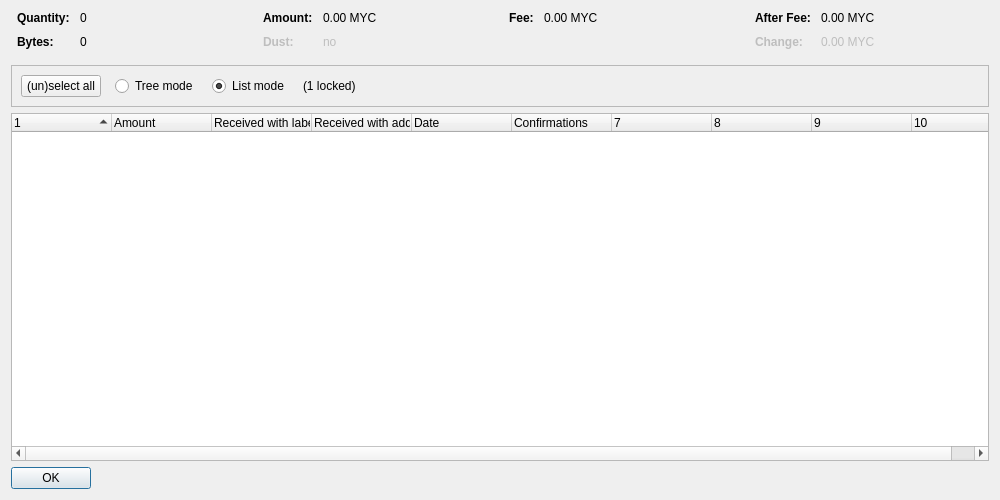
<?xml version="1.0" encoding="UTF-8"?>
<ui version="4.0">
 <class>CoinControlDialog</class>
 <widget class="QDialog" name="CoinControlDialog">
  <property name="geometry">
   <rect>
    <x>0</x>
    <y>0</y>
    <width>1000</width>
    <height>500</height>
   </rect>
  </property>
  <property name="windowTitle">
   <string>Coin Selection</string>
  </property>
  <layout class="QVBoxLayout" name="verticalLayout">
   <item>
    <layout class="QHBoxLayout" name="horizontalLayoutTop" stretch="0,0,0,0">
     <property name="topMargin">
      <number>0</number>
     </property>
     <property name="bottomMargin">
      <number>10</number>
     </property>
     <item>
      <layout class="QFormLayout" name="formLayoutCoinControl1">
       <property name="horizontalSpacing">
        <number>10</number>
       </property>
       <property name="verticalSpacing">
        <number>10</number>
       </property>
       <property name="leftMargin">
        <number>6</number>
       </property>
       <property name="rightMargin">
        <number>6</number>
       </property>
       <item row="0" column="0">
        <widget class="QLabel" name="labelCoinControlQuantityText">
         <property name="font">
          <font>
           <weight>75</weight>
           <bold>true</bold>
          </font>
         </property>
         <property name="text">
          <string>Quantity:</string>
         </property>
        </widget>
       </item>
       <item row="0" column="1">
        <widget class="QLabel" name="labelCoinControlQuantity">
         <property name="cursor">
          <cursorShape>IBeamCursor</cursorShape>
         </property>
         <property name="contextMenuPolicy">
          <enum>Qt::ActionsContextMenu</enum>
         </property>
         <property name="text">
          <string notr="true">0</string>
         </property>
         <property name="textInteractionFlags">
          <set>Qt::LinksAccessibleByMouse|Qt::TextSelectableByKeyboard|Qt::TextSelectableByMouse</set>
         </property>
        </widget>
       </item>
       <item row="1" column="0">
        <widget class="QLabel" name="labelCoinControlBytesText">
         <property name="font">
          <font>
           <weight>75</weight>
           <bold>true</bold>
          </font>
         </property>
         <property name="text">
          <string>Bytes:</string>
         </property>
        </widget>
       </item>
       <item row="1" column="1">
        <widget class="QLabel" name="labelCoinControlBytes">
         <property name="cursor">
          <cursorShape>IBeamCursor</cursorShape>
         </property>
         <property name="contextMenuPolicy">
          <enum>Qt::ActionsContextMenu</enum>
         </property>
         <property name="text">
          <string notr="true">0</string>
         </property>
         <property name="textInteractionFlags">
          <set>Qt::LinksAccessibleByMouse|Qt::TextSelectableByKeyboard|Qt::TextSelectableByMouse</set>
         </property>
        </widget>
       </item>
      </layout>
     </item>
     <item>
      <layout class="QFormLayout" name="formLayoutCoinControl2">
       <property name="horizontalSpacing">
        <number>10</number>
       </property>
       <property name="verticalSpacing">
        <number>10</number>
       </property>
       <property name="leftMargin">
        <number>6</number>
       </property>
       <property name="rightMargin">
        <number>6</number>
       </property>
       <item row="0" column="0">
        <widget class="QLabel" name="labelCoinControlAmountText">
         <property name="font">
          <font>
           <weight>75</weight>
           <bold>true</bold>
          </font>
         </property>
         <property name="text">
          <string>Amount:</string>
         </property>
        </widget>
       </item>
       <item row="0" column="1">
        <widget class="QLabel" name="labelCoinControlAmount">
         <property name="cursor">
          <cursorShape>IBeamCursor</cursorShape>
         </property>
         <property name="contextMenuPolicy">
          <enum>Qt::ActionsContextMenu</enum>
         </property>
         <property name="text">
          <string notr="true">0.00 MYC</string>
         </property>
         <property name="textInteractionFlags">
          <set>Qt::LinksAccessibleByMouse|Qt::TextSelectableByKeyboard|Qt::TextSelectableByMouse</set>
         </property>
        </widget>
       </item>
       <item row="1" column="0">
        <widget class="QLabel" name="labelCoinControlLowOutputText">
         <property name="enabled">
          <bool>false</bool>
         </property>
         <property name="font">
          <font>
           <weight>75</weight>
           <bold>true</bold>
          </font>
         </property>
         <property name="text">
          <string>Dust:</string>
         </property>
        </widget>
       </item>
       <item row="1" column="1">
        <widget class="QLabel" name="labelCoinControlLowOutput">
         <property name="enabled">
          <bool>false</bool>
         </property>
         <property name="cursor">
          <cursorShape>IBeamCursor</cursorShape>
         </property>
         <property name="contextMenuPolicy">
          <enum>Qt::ActionsContextMenu</enum>
         </property>
         <property name="text">
          <string notr="true">no</string>
         </property>
         <property name="textInteractionFlags">
          <set>Qt::LinksAccessibleByMouse|Qt::TextSelectableByKeyboard|Qt::TextSelectableByMouse</set>
         </property>
        </widget>
       </item>
      </layout>
     </item>
     <item>
      <layout class="QFormLayout" name="formLayoutCoinControl3">
       <property name="horizontalSpacing">
        <number>10</number>
       </property>
       <property name="verticalSpacing">
        <number>10</number>
       </property>
       <property name="leftMargin">
        <number>6</number>
       </property>
       <property name="rightMargin">
        <number>6</number>
       </property>
       <item row="0" column="0">
        <widget class="QLabel" name="labelCoinControlFeeText">
         <property name="font">
          <font>
           <weight>75</weight>
           <bold>true</bold>
          </font>
         </property>
         <property name="text">
          <string>Fee:</string>
         </property>
        </widget>
       </item>
       <item row="0" column="1">
        <widget class="QLabel" name="labelCoinControlFee">
         <property name="cursor">
          <cursorShape>IBeamCursor</cursorShape>
         </property>
         <property name="contextMenuPolicy">
          <enum>Qt::ActionsContextMenu</enum>
         </property>
         <property name="text">
          <string notr="true">0.00 MYC</string>
         </property>
         <property name="textInteractionFlags">
          <set>Qt::LinksAccessibleByMouse|Qt::TextSelectableByKeyboard|Qt::TextSelectableByMouse</set>
         </property>
        </widget>
       </item>
      </layout>
     </item>
     <item>
      <layout class="QFormLayout" name="formLayoutCoinControl4">
       <property name="horizontalSpacing">
        <number>10</number>
       </property>
       <property name="verticalSpacing">
        <number>10</number>
       </property>
       <property name="leftMargin">
        <number>6</number>
       </property>
       <property name="rightMargin">
        <number>6</number>
       </property>
       <item row="0" column="0">
        <widget class="QLabel" name="labelCoinControlAfterFeeText">
         <property name="font">
          <font>
           <weight>75</weight>
           <bold>true</bold>
          </font>
         </property>
         <property name="text">
          <string>After Fee:</string>
         </property>
        </widget>
       </item>
       <item row="0" column="1">
        <widget class="QLabel" name="labelCoinControlAfterFee">
         <property name="cursor">
          <cursorShape>IBeamCursor</cursorShape>
         </property>
         <property name="contextMenuPolicy">
          <enum>Qt::ActionsContextMenu</enum>
         </property>
         <property name="text">
          <string notr="true">0.00 MYC</string>
         </property>
         <property name="textInteractionFlags">
          <set>Qt::LinksAccessibleByMouse|Qt::TextSelectableByKeyboard|Qt::TextSelectableByMouse</set>
         </property>
        </widget>
       </item>
       <item row="1" column="0">
        <widget class="QLabel" name="labelCoinControlChangeText">
         <property name="enabled">
          <bool>false</bool>
         </property>
         <property name="font">
          <font>
           <weight>75</weight>
           <bold>true</bold>
          </font>
         </property>
         <property name="text">
          <string>Change:</string>
         </property>
        </widget>
       </item>
       <item row="1" column="1">
        <widget class="QLabel" name="labelCoinControlChange">
         <property name="enabled">
          <bool>false</bool>
         </property>
         <property name="cursor">
          <cursorShape>IBeamCursor</cursorShape>
         </property>
         <property name="contextMenuPolicy">
          <enum>Qt::ActionsContextMenu</enum>
         </property>
         <property name="text">
          <string notr="true">0.00 MYC</string>
         </property>
         <property name="textInteractionFlags">
          <set>Qt::LinksAccessibleByMouse|Qt::TextSelectableByKeyboard|Qt::TextSelectableByMouse</set>
         </property>
        </widget>
       </item>
      </layout>
     </item>
    </layout>
   </item>
   <item>
    <widget class="QFrame" name="frame">
     <property name="minimumSize">
      <size>
       <width>0</width>
       <height>40</height>
      </size>
     </property>
     <property name="frameShape">
      <enum>QFrame::StyledPanel</enum>
     </property>
     <property name="frameShadow">
      <enum>QFrame::Sunken</enum>
     </property>
     <layout class="QHBoxLayout" name="horizontalLayout">
      <item>
       <layout class="QHBoxLayout" name="horizontalLayoutPanel" stretch="0,0,0,0,0">
        <property name="spacing">
         <number>14</number>
        </property>
        <item>
         <widget class="QPushButton" name="pushButtonSelectAll">
          <property name="sizePolicy">
           <sizepolicy hsizetype="Maximum" vsizetype="Fixed">
            <horstretch>0</horstretch>
            <verstretch>0</verstretch>
           </sizepolicy>
          </property>
          <property name="text">
           <string>(un)select all</string>
          </property>
          <property name="autoDefault">
           <bool>false</bool>
          </property>
         </widget>
        </item>
        <item>
         <widget class="QRadioButton" name="radioTreeMode">
          <property name="sizePolicy">
           <sizepolicy hsizetype="Maximum" vsizetype="Fixed">
            <horstretch>0</horstretch>
            <verstretch>0</verstretch>
           </sizepolicy>
          </property>
          <property name="text">
           <string>Tree mode</string>
          </property>
         </widget>
        </item>
        <item>
         <widget class="QRadioButton" name="radioListMode">
          <property name="sizePolicy">
           <sizepolicy hsizetype="Maximum" vsizetype="Fixed">
            <horstretch>0</horstretch>
            <verstretch>0</verstretch>
           </sizepolicy>
          </property>
          <property name="text">
           <string>List mode</string>
          </property>
          <property name="checked">
           <bool>true</bool>
          </property>
         </widget>
        </item>
        <item>
         <widget class="QLabel" name="labelLocked">
          <property name="text">
           <string notr="true">(1 locked)</string>
          </property>
         </widget>
        </item>
        <item>
         <spacer name="horizontalSpacer">
          <property name="orientation">
           <enum>Qt::Horizontal</enum>
          </property>
          <property name="sizeHint" stdset="0">
           <size>
            <width>40</width>
            <height>20</height>
           </size>
          </property>
         </spacer>
        </item>
       </layout>
      </item>
     </layout>
    </widget>
   </item>
   <item>
    <widget class="CoinControlTreeWidget" name="treeWidget">
     <property name="contextMenuPolicy">
      <enum>Qt::CustomContextMenu</enum>
     </property>
     <property name="sortingEnabled">
      <bool>false</bool>
     </property>
     <property name="columnCount">
      <number>10</number>
     </property>
     <attribute name="headerShowSortIndicator" stdset="0">
      <bool>true</bool>
     </attribute>
     <attribute name="headerStretchLastSection">
      <bool>false</bool>
     </attribute>
     <column>
      <property name="text">
       <string/>
      </property>
     </column>
     <column>
      <property name="text">
       <string>Amount</string>
      </property>
     </column>
     <column>
      <property name="text">
       <string>Received with label</string>
      </property>
     </column>
     <column>
      <property name="text">
       <string>Received with address</string>
      </property>
     </column>
     <column>
      <property name="text">
       <string>Date</string>
      </property>
     </column>
     <column>
      <property name="text">
       <string>Confirmations</string>
      </property>
      <property name="toolTip">
       <string>Confirmed</string>
      </property>
     </column>
     <column>
      <property name="text">
       <string/>
      </property>
     </column>
     <column>
      <property name="text">
       <string/>
      </property>
     </column>
     <column>
      <property name="text">
       <string/>
      </property>
     </column>
     <column>
      <property name="text">
       <string/>
      </property>
     </column>
    </widget>
   </item>
   <item>
    <widget class="QDialogButtonBox" name="buttonBox">
     <property name="sizePolicy">
      <sizepolicy hsizetype="Maximum" vsizetype="Fixed">
       <horstretch>0</horstretch>
       <verstretch>0</verstretch>
      </sizepolicy>
     </property>
     <property name="orientation">
      <enum>Qt::Horizontal</enum>
     </property>
     <property name="standardButtons">
      <set>QDialogButtonBox::Ok</set>
     </property>
    </widget>
   </item>
  </layout>
 </widget>
 <customwidgets>
  <customwidget>
   <class>CoinControlTreeWidget</class>
   <extends>QTreeWidget</extends>
   <header>qt/coincontroltreewidget.h</header>
  </customwidget>
 </customwidgets>
 <resources/>
 <connections/>
</ui>
